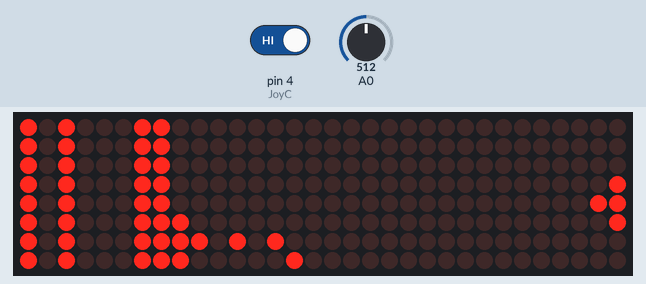
Recording of a sketch running on a simulated Arduino Uno, built with avr-gcc and run on an emulated ATmega328P. Parts: 32×8 LED matrix. The inputs (shaded band) are chosen by the test bench; at power-on: A0 = 512, pin 4 (JoyC) HIGH. Random numbers use the default seed unless the sketch sets one.

Above: at 3.99 s.
4.0 s: A0 set to 686
5.8 s: A0 set to 710
At 5.91 s:
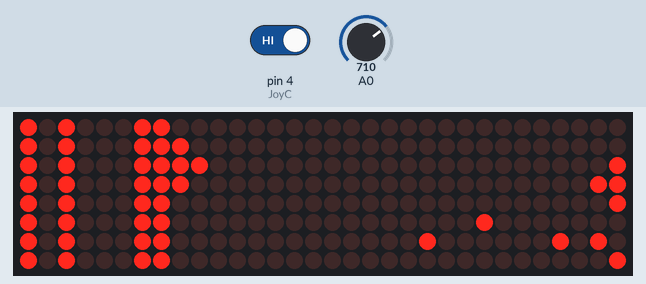
7.6 s: pin 4 (JoyC) driven LOW
At 7.8 s:
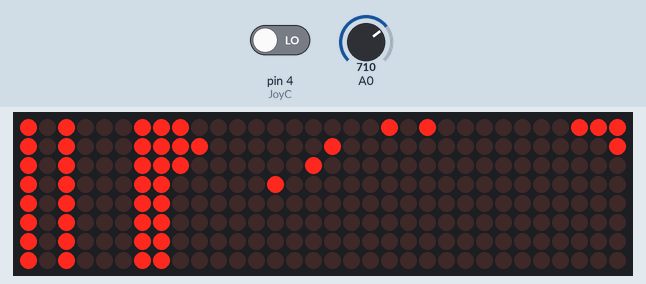
9.4 s: pin 4 (JoyC) driven HIGH
At 10.31 s:
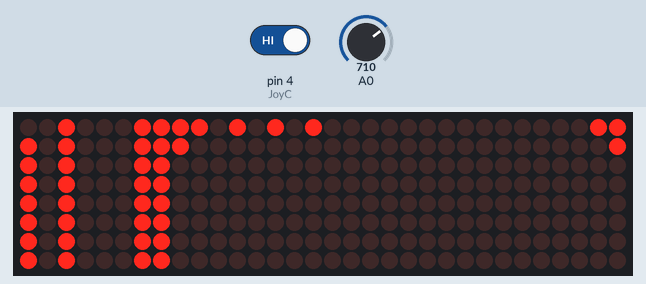
11.3 s: A0 set to 307
13.1 s: A0 set to 281
At 13.2 s:
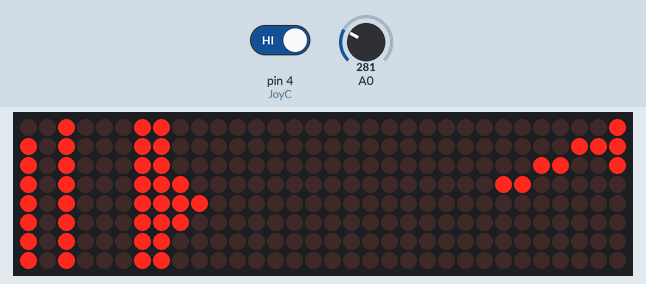

Measured:
- the behaviour switches between 700 and 701 on A0 (found by bisection; images 0 and 1)
- the behaviour switches between 300 and 299 on A0 (found by bisection; images 3 and 4)

The sketch:

Assignment1_SpaceInvader_V2.ino
```cpp
#include"LedControl.h"
#include"FontLEDClock.h"

#define CS_PIN     10
#define CLK_PIN    13
#define DIN_PIN    11
#define LED_MODULE 4

#define JoyA       2 //A
#define JoyB       3 //B
#define JoyC       4 //C
#define JoyD       5 //D
#define JoyBack    6 //E
#define JoyStart   7 //F
#define AnalogPush 8
//-------------------------------------------------------------------------- Variable Define -------
typedef struct Ship{                  // โครงสร้างของยาน
  int x;
  int y;
  int HP = 8;
}Ship;
typedef struct Bullet{                // โครงสร้างของกระสุน
  bool status = false;
  int x = 999;
  int y = 999;
}Bullet;

LedControl lc = LedControl(DIN_PIN ,CLK_PIN ,CS_PIN ,LED_MODULE);
unsigned long delaytime = 100;        // ระยะเวลาในหยุดหน้าจอก่อนจะอัพเดตใหม่

const int player_maxbullet = 5;       // จำนวนกระสุนสูงสุดของผู้เล่น
int player_orderbullet = 0;

const int enemy_maxbullet = 5;        // จำนวนกระสุนสูงสุดของศัตรู
int enemy_orderbullet = 0;

Ship player_ship;
Ship enemy_ship;
Bullet player_bullet[player_maxbullet];
Bullet enemy_bullet[enemy_maxbullet];
//-------------------------------------------------------------------------- Variable Define -------
//-------------------------------------------------------------------------- Main ------------------
void setup (){
  pinMode(JoyA,INPUT);
  pinMode(JoyB,INPUT);
  pinMode(JoyC,INPUT);
  pinMode(JoyD,INPUT);
  pinMode(JoyBack,INPUT);
  pinMode(JoyStart,INPUT);
  pinMode(AnalogPush,INPUT);
  Serial.begin(9600);
  randomSeed(analogRead(4));

  led_init();                         // Led setup
  game_init();                        // Game setup

  player_ship.x = 3;                  // กำหนดพิกัด x เริ่มต้นของ player_ship
  player_ship.y = 31;                 // กำหนดพิกัด y เริ่มต้นของ player_ship
  enemy_ship.x = 3;                   // กำหนดพิกัด x เริ่มต้นของ enemy_ship
  enemy_ship.y = 8;                   // กำหนดพิกัด y เริ่มต้นของ enemy_ship
}
void loop(){
  //-------------------------------- Check order bullet -------------------
  player_orderbullet = check_order(1); // หา index ของ player_bullet[].status ว่าที่ index ไหนยังเป็น false อยู่ (ยังไม่ถูกยิงออกไป)
  enemy_orderbullet = check_order(2);  // หา index ของ enemy_bullet[].status ว่าที่ index ไหนยังเป็น false อยู่ (ยังไม่ถูกยิงออกไป)
  //-------------------------------- enemy movement -----------------------
  int enemy_movement = random(1,5);    // สุ่มการเคลื่อนที่ของยานศัตรู โดยสุ่มค่าตั้งเเต่ 1-5 โดย [1 move left [25%],2-3 not move[50%],4 move right [25%]]
  if(enemy_movement == 1){
    if(!overframe(enemy_ship.x-1,enemy_ship.y)){
      enemy_ship.x--;
    }
  }
  else if(enemy_movement == 4){
    if(!overframe(enemy_ship.x+1,enemy_ship.y)){
      enemy_ship.x++;
    }
  }
  if(enemy_orderbullet!=-1 && enemy_bullet[enemy_orderbullet].status==false){     // เช็คสถานะของกระสุนที่ index : enemy_orderbullet ว่ามีสถานะเป็น false(ยังไม่ถูกยิง) หรือไม่
    if(random(0,101)>=70){             // สุ่มการยิงกระสุนของยานศัตรู ซึ่งมีโอกาส 30% ที่จะยิงออกไป
      enemy_bullet[enemy_orderbullet].status = true;
      enemy_bullet[enemy_orderbullet].x = enemy_ship.x;
      enemy_bullet[enemy_orderbullet].y = enemy_ship.y+1;
    }
  }
  //-------------------------------- player movement ----------------------
  if(analogRead(0)<300){                // ควบคุมยานไปทางซ้ายผ่านเเกน analog
    if(!overframe(player_ship.x-1,player_ship.y)){
      player_ship.x--;
    }
  }
  else if(analogRead(0)>700){           // ควบคุมยานไปทางขวาผ่านเเกน analog
    if(!overframe(player_ship.x+1,player_ship.y)){
      player_ship.x++;
    }
  }
  /*if(analogRead(1)>700){                // ควบคุมยานไปด้านล่างผ่านเเกน analog
    if(!overframe(player_ship.x,player_ship.y-1)){
      player_ship.y--;
    }
  }
  else if(analogRead(1)<300){           // ควบคุมยานไปด้านบนผ่านเเกน analog
    if(!overframe(player_ship.x,player_ship.y+1)){
      player_ship.y++;
    }
  }*/
  if(digitalRead(JoyC)==LOW){           // ควบคุมการยิงกระสุนผ่านปุ่ม C บนจอยสติ๊ก
    if(player_orderbullet!=-1 && player_bullet[player_orderbullet].status==false){  // เช็คสถานะของกระสุนที่ index : player_orderbullet ว่ามีสถานะเป็น false(ยังไม่ถูกยิง) หรือไม่
      player_bullet[player_orderbullet].status = true;
      player_bullet[player_orderbullet].x = player_ship.x;
      player_bullet[player_orderbullet].y = player_ship.y-1;
    }
  }
  //-------------------------------- Checking -------------------------------
  check_bullet_hit();                   // เช็คการชนกันของ กระสุนผู้เล่น กับ กระสุนศัตรู
  check_player_dmg();                   // เช็คการได้รับดาเมจของยานผู้เล่น
  check_enemy_dmg();                    // เช็คการได้รับดาเมจของยานศัตรู
  //-------------------------------- Drawing --------------------------------
  draw_player_ship(player_ship.x,player_ship.y);    // วาดยานผู้เล่นลงบน led_dotmatrix
  draw_enemy_ship(enemy_ship.x,enemy_ship.y);       // วาดยานศัตรูลงบน led_dotmatrix
  for(int i=0;i<player_maxbullet;i++){              // วาดกระสุนของผู้เล่นลงบน led_dotmatrix
    if(player_bullet[i].status==true){
      draw_bullet(player_bullet[i].x,player_bullet[i].y);
    }
  }
  for(int i=0;i<enemy_maxbullet;i++){               // วาดกระสุนของศัตรูลงบน led_dotmatrix
    if(enemy_bullet[i].status==true){
      draw_bullet(enemy_bullet[i].x,enemy_bullet[i].y);
    }
  }
  //-------------------------------- Delay ----------------------------------
  delay(delaytime);                                 // Delay หน้าจอ
  //-------------------------------- Erasing --------------------------------
  erase_player_ship(player_ship.x,player_ship.y);   // ลบยานผู้เล่นบน led_dotmatrix
  erase_enemy_ship(enemy_ship.x,enemy_ship.y);      // ลบยานศัตรูบน led_dotmatrix
  for(int i=0;i<player_maxbullet;i++){              // ลบกระสุนของผู้เล่นบน led_dotmatrix
    if(player_bullet[i].status==true){
      erase_bullet(player_bullet[i].x,player_bullet[i].y);
      player_bullet[i].y--;
      if(overframe(player_bullet[i].x,player_bullet[i].y)){ // เช็คกระสุนของผู้เล่น ว่าออกนอกขอบเขตจอหรือไม่ ถ้าเกินให้ status กลับเป็น false (ยังไม่ถูกยิง)
        player_bullet[i].status = false;
        player_bullet[i].x = 999;
        player_bullet[i].y = 999;
      }
    }
  }
  for(int i=0;i<enemy_maxbullet;i++){               // ลบกระสุนของผู้เล่นบน led_dotmatrix
    if(enemy_bullet[i].status==true){
      erase_bullet(enemy_bullet[i].x,enemy_bullet[i].y);
      enemy_bullet[i].y++;
      if(overframe(enemy_bullet[i].x,enemy_bullet[i].y)){  // เช็คกระสุนของศัตรู ว่าออกนอกขอบเขตจอหรือไม่ ถ้าเกินให้ status กลับเป็น false (ยังไม่ถูกยิง)
        enemy_bullet[i].status = false;
        enemy_bullet[i].x = 999;
        enemy_bullet[i].y = 999;
      }
    }
  }
  //-------------------------------- Game Ending -----------------------------
  if(player_ship.HP<=0){                            // เช็ค HP ผู้เล่นน้อยกว่าเท่ากับ 0 หรือไม่ [ถ้าจริง ให้จบเกมเเละเเสดงหน้าจอ เเพ้]
    endscreen();
    for(int i=0;i<3;i++){
      clear_display();
      delay(100);
      losescreen();
      delay(500);
    }
    delay(100000);
  }
  else if(enemy_ship.HP<=0){                        // เช็ค HP ศัตรูน้อยกว่าเท่ากับ 0 หรือไม่ [ถ้าจริง ให้จบเกมเเละเเสดงหน้าจอ ชนะ]
    endscreen();
    for(int i=0;i<3;i++){
      clear_display();
      delay(100);
      winscreen();
      delay(500);
    }
    delay(100000);
  }
}
//-------------------------------------------------------------------------- Main ------------------
//-------------------------------------------------------------------------- Function --------------
//---------------------------------- Initialize ------------------------------
void led_init(){                        // ฟังก์ชัน setup Led_dotmatrix
  int devices = lc.getDeviceCount(); //find number of devices
  for(int address=0;address<devices;address++){
    lc.shutdown(address,false);
    lc.setIntensity(address,8);
    lc.clearDisplay(address);
  }
}
void game_init(){                       // ฟังก์ชัน เเสดงหน้าจอเริ่มต้นเกม
  for(int y=0;y<32;y++){
    for(int x=0;x<8;x++){
      plot(x,y);
      delay(10);
    }
  }
  clear_display();
  for(int x=0;x<8;x++){
    plot(x,0);
  }
  for(int x=0;x<8;x++){
    plot(x,2);
  }
  for(int x=0;x<8;x++){
    plot(x,6);
  }
  for(int x=0;x<8;x++){
    plot(x,7);
  }
}
//---------------------------------- Graphics --------------------------------
void plot(int x,int y){                 // ฟังก์ชัน เเสดงจุดบน Led_dotmatrix โดยใช้พิกัด x,y
  int address;
  int col = y%8;
  int row = 7-x;
  if(y<8){
    address = 3;
  }
  else if(y<16){
    address = 2;
  }
  else if(y<24){
    address = 1;
  }
  else if(y<32){
    address = 0;
  }
  lc.setLed(address,row,col,true);
}
void delete_plot(int x,int y){          // ฟังก์ชัน ลบจุดบน Led_dotmatrix โดยใช้พิกัด x,y
  int address;
  int col = y%8;
  int row = 7-x;
  if(y<8){
    address = 3;
  }
  else if(y<16){
    address = 2;
  }
  else if(y<24){
    address = 1;
  }
  else if(y<32){
    address = 0;
  }
  lc.setLed(address,row,col,false);
}
void clear_display(){                   // ฟังก์ชัน ล้างหน้าจอ Led_dotmatrix ทั้งหมด (ทุกหน้าจอ)
  int devices = lc.getDeviceCount();
  for(int address=0;address<devices;address++){
    lc.clearDisplay(address);
  }
}
//---------------------------------- Game system ------------------------------
void draw_player_ship(int x,int y){     // ฟังก์ชัน วาดยานยานผู้เล่น ลงบนหน้าจอ Led_dotmatrix
  plot(x-1,y);
  plot(x,y);
  plot(x+1,y);
  plot(x,y-1);
}
void draw_enemy_ship(int x,int y){      // ฟังก์ชัน วาดยานยานศัตรู ลงบนหน้าจอ Led_dotmatrix
  plot(x-1,y);
  plot(x,y);
  plot(x+1,y);
  plot(x,y+1);
}
void draw_bullet(int x,int y){          // ฟังก์ชัน วาดกระสุน ลงบนหน้าจอ Led_dotmatrix
  plot(x,y);
}

void erase_player_ship(int x,int y){    // ฟังก์ชัน ลบยานยานผู้เล่น ลงบนหน้าจอ Led_dotmatrix
  delete_plot(x-1,y);
  delete_plot(x,y);
  delete_plot(x+1,y);
  delete_plot(x,y-1);
}
void erase_enemy_ship(int x,int y){     // ฟังก์ชัน ลบยานยานศัตรู ลงบนหน้าจอ Led_dotmatrix
  delete_plot(x-1,y);
  delete_plot(x,y);
  delete_plot(x+1,y);
  delete_plot(x,y+1);
}
void erase_bullet(int x ,int y){        // ฟังก์ชัน ลบกระสุน ลงบนหน้าจอ Led_dotmatrix
  delete_plot(x,y);
}

bool overframe(int x ,int y){           // ฟังก์ชัน เช็คว่า (x,y) ที่ส่งเข้ามา อยู่เกินขอบเขตจอ Led_dotmatrix หรือไม่
  if(x>=0 && x<8 && y>=8 && y<32){
    return false;
  }
  else{
    return true;
  }
}

int check_order(int option){             // ฟังก์ชัน หา index ของสถานะกระสุน ว่าที่ index ไหนยังเป็น false อยู่ (ยังไม่ถูกยิงออกไป)
  if(option==1){                                  // โดย option = 1 จะหาที่ player_bullet[]
    for(int i=0;i<player_maxbullet;i++){
      if(player_bullet[i].status==false){
        return i;
      }
    }
    return -1;
  }
  if(option==2){                                  // โดย option = 2 จะหาที่ enemy_bullet[]
    for(int i=0;i<enemy_maxbullet;i++){
      if(enemy_bullet[i].status==false){
        return i;
      }
    }
    return -1;
  }
}
void check_bullet_hit(){                 // ฟังก์ชัน เช็คการชนกันของกระสุนผู้เล่น เเละกระสุนศัตรู
  for(int i=0;i<player_maxbullet;i++){
      for(int j=0;j<enemy_maxbullet;j++){
          if(player_bullet[i].x==enemy_bullet[j].x && player_bullet[i].y<=enemy_bullet[j].y){
              if(player_bullet[i].status==true && enemy_bullet[j].status==true){
                erase_bullet(player_bullet[i].x,player_bullet[i].y);
                erase_bullet(enemy_bullet[j].x,enemy_bullet[j].y);

                player_bullet[i].status = false;
                player_bullet[i].x = 999;
                player_bullet[i].y = 999;
                enemy_bullet[j].status = false;
                enemy_bullet[j].x = 999;
                enemy_bullet[j].y = 999;
              }
          }
      }
  }
}
void check_player_dmg(){                // ฟังก์ชัน เช็คการชนกันของกระสุนศัตรู เเละยานของผู้เล่น
  for(int i=0;i<enemy_maxbullet;i++){
    if((enemy_bullet[i].x==player_ship.x && enemy_bullet[i].y==player_ship.y) || (enemy_bullet[i].x==player_ship.x-1 && enemy_bullet[i].y==player_ship.y) || (enemy_bullet[i].x==player_ship.x+1 && enemy_bullet[i].y==player_ship.y) || (enemy_bullet[i].x==player_ship.x && enemy_bullet[i].y==player_ship.y-1)){
      if(enemy_bullet[i].status==true){
        player_ship.HP--;                         // มีการลด HP ของยานผู้เล่น
        decrease_player_HP();                     // เปลี่ยนเเปลง HP ของผู้เล่นที่เเสดงบน Led_dotmatrix (ลบหลอดเลือดบนจอไป 1 ช่อง)
        erase_bullet(enemy_bullet[i].x,enemy_bullet[i].y);
        enemy_bullet[i].status = false;
        enemy_bullet[i].x = 999;
        enemy_bullet[i].y = 999;
      }
    }
  }
}
void check_enemy_dmg(){                 // ฟังก์ชัน เช็คการชนกันของกระสุนผู้เล่น เเละยานของศัตรู
  for(int i=0;i<player_maxbullet;i++){
    if((player_bullet[i].x==enemy_ship.x && player_bullet[i].y==enemy_ship.y) || (player_bullet[i].x==enemy_ship.x-1 && player_bullet[i].y==enemy_ship.y) || (player_bullet[i].x==enemy_ship.x+1 && player_bullet[i].y==enemy_ship.y) || (player_bullet[i].x==enemy_ship.x && player_bullet[i].y==enemy_ship.y+1)){
      if(player_bullet[i].status==true){
        enemy_ship.HP--;                          // มีการลด HP ของยานผู้เล่น
        decrease_enemy_HP();                      // เปลี่ยนเเปลง HP ของศัตรูที่เเสดงบน Led_dotmatrix (ลบหลอดเลือดบนจอไป 1 ช่อง)
        erase_bullet(player_bullet[i].x,player_bullet[i].y);
        player_bullet[i].status = false;
        player_bullet[i].x = 999;
        player_bullet[i].y = 999;
      }
    }
  }
}

void decrease_player_HP(){              //ฟังก์ชัน ลด HP ของผู้เล่นที่เเสดงบน Led_dotmatrix (ลบหลอดเลือดบนจอไป 1 ช่อง)
  delete_plot(player_ship.HP,0);
}
void decrease_enemy_HP(){
  delete_plot(enemy_ship.HP,2);         //ฟังก์ชัน ลด HP ของศัตรูที่เเสดงบน Led_dotmatrix (ลบหลอดเลือดบนจอไป 1 ช่อง)
}

void endscreen(){                       //ฟังก์ชัน เเสดงหน้าจอจบเกม
  clear_display();
  for(int x=0;x<8;x++){
    for(int y=0;y<32;y++){
      plot(x,y);
      delay(1);
    }
  }
  for(int x=7;x>=0;x--){
    for(int y=31;y>=0;y--){
      delete_plot(x,y);
      delay(1);
    }
  }
}
void winscreen(){                       //ฟังก์ชัน เเสดงหน้าจอ ชนะ
  int address;
  int col;

  address = 3;
  col=1;
  for(int i=0;i<5;i++){  // L
    lc.setColumn(address,col,myfont[23][i]);
    col++;
  }

  address = 2;
  col=1;
  for(int i=0;i<5;i++){  // O
    lc.setColumn(address,col,myfont[9][i]);
    col++;
  }

  address = 1;
  col=1;
  for(int i=0;i<5;i++){  // S
    lc.setColumn(address,col,myfont[14][i]);
    col++;
  }
}
void losescreen(){                       //ฟังก์ชัน เเสดงหน้าจอ แพ้
  int address;
  int col;

  address = 3;
  col=1;
  for(int i=0;i<5;i++){  // L
    lc.setColumn(address,col,myfont[12][i]);
    col++;
  }

  address = 2;
  col=1;
  for(int i=0;i<5;i++){  // O
    lc.setColumn(address,col,myfont[15][i]);
    col++;
  }

  address = 1;
  col=1;
  for(int i=0;i<5;i++){  // S
    lc.setColumn(address,col,myfont[19][i]);
    col++;
  }

  address = 0;
  col=1;
  for(int i=0;i<5;i++){  // E
    lc.setColumn(address,col,myfont[5][i]);
    col++;
  }
}
//---------------------------------- showdebuglog -----------------------------
void showdebuglog(){
  Serial.print("player_HP :");
  Serial.print(player_ship.HP);
  Serial.print("\tenemy_HP :");
  Serial.print(enemy_ship.HP);

  Serial.print("\t||\tplayer_bullet..status :");
  for(int i=0;i<player_maxbullet;i++){
    Serial.print(player_bullet[i].status);
    Serial.print(" ");
  }
  Serial.print("\tplayer_order :");
  Serial.print(player_orderbullet);
  Serial.print(" | ");
  for(int i=0;i<player_maxbullet;i++){
    Serial.print(player_bullet[i].x);
    Serial.print(",");
    Serial.print(player_bullet[i].y);
    Serial.print("  ");
  }

  Serial.print("\t||\tenemy_bullet..status :");
  for(int i=0;i<enemy_maxbullet;i++){
    Serial.print(enemy_bullet[i].status);
    Serial.print(" ");
  }
  Serial.print("\tenemy_order :");
  Serial.print(enemy_orderbullet);
  Serial.print(" | ");
  for(int i=0;i<enemy_maxbullet;i++){
    Serial.print(enemy_bullet[i].x);
    Serial.print(",");
    Serial.print(enemy_bullet[i].y);
    Serial.print("  ");
  }

  Serial.println();
}
//-------------------------------------------------------------------------- Function --------------
```

Source omitted: FontLEDClock.h (data table, 5300 bytes)
